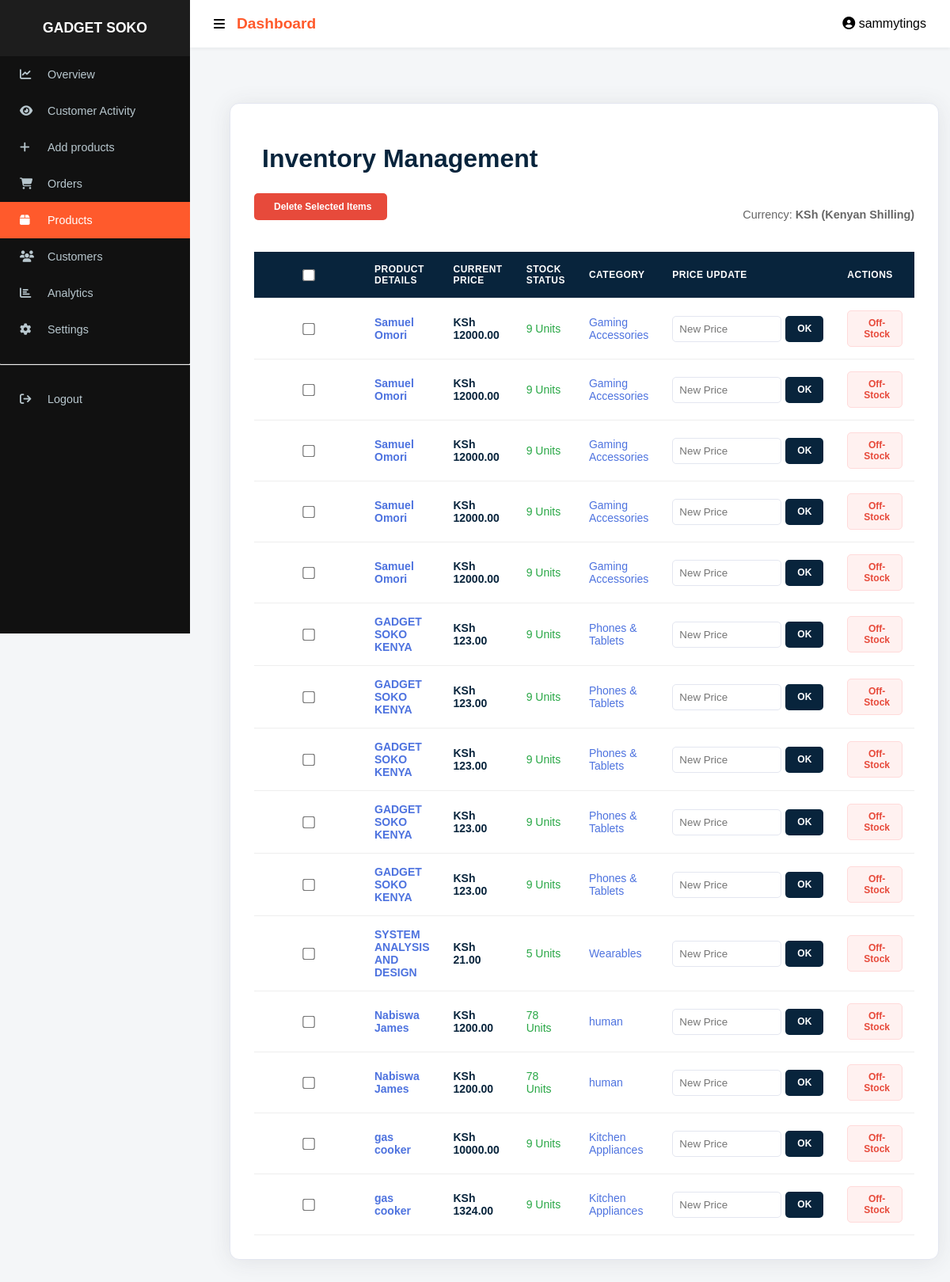
/manage_products/ (signed in), run on the app's committed database.
### app/models.py (models this page shows, shortened)
class Product(models.Model):
    name = models.CharField(max_length=255)
    price = models.DecimalField(max_digits=10, decimal_places=2)
    discount = models.DecimalField(max_digits=5, decimal_places=2, default=0)  # percentage
    shipping_fee = models.DecimalField(max_digits=10, decimal_places=2, default=0.00)
    stock = models.PositiveIntegerField()
    category = models.ForeignKey('Category', on_delete=models.CASCADE, related_name="products")
    brand = models.ForeignKey('Brand', on_delete=models.CASCADE, related_name='products', null=True, blank=True)
    image = models.ImageField(upload_to='products/', null=True, blank=True)
    short_description = models.TextField(max_length=300, blank=True, null=True)
    specifications = models.TextField(blank=True, null=True)
    discount_duration_hours = models.PositiveIntegerField(default=0)
    discount_start_time = models.DateTimeField(null=True, blank=True)
    views = models.PositiveIntegerField(default=0)

class Category(models.Model):
    name = models.CharField(max_length=100, unique=True)
    class Meta:
        verbose_name_plural = "Categories"

### app/views.py (the view)
# urls.py: path('manage_products/', views.manage_products, name='manage_products'),
@staff_member_required
def manage_products(request):
    products = Product.objects.all().order_by('-id')
    return render(request, 'manage_products.html', {'products': products})

### app/context_processors.py (called while the page is built)
def cart_count(request):
    count = 0
    if request.user.is_authenticated:
        result = CartItem.objects.filter(user=request.user).aggregate(
            total=Sum('quantity')
        )
        count = result['total'] or 0
    return {'cart_count': count}

### app/templates/manage_products.html (shortened to what this page needs)
{% extends "baseadmin.html" %}
{% load static %}
{% block content %}
<link rel="stylesheet" href="{% static 'css/manage_products.css' %}">
<div class="container">
    <h1> Inventory Management</h1>
    <form method="POST" action="{% url 'bulk_delete_products' %}" id="bulkDeleteForm">
        <div style="display: flex; justify-content: space-between; align-items: center;">
            <button type="submit" class="btn btn-bulk-delete" onclick="return confirm('Are you sure you want to delete selected products? This cannot be undone.')">
                 Delete Selected Items
            </button>
            <p style="color: #666; font-size: 0.9rem;">Currency: <strong>KSh (Kenyan Shilling)</strong></p>
        </div>
        <div class="table-responsive">
            <table>
                <thead>
                    <tr>
                        <th class="check-col"><input type="checkbox" id="selectAll"></th>
                        <th>Product Details</th>
                        <th>Current Price</th>
                        <th>Stock Status</th>
                        <th>Category</th>
                        <th>Price Update</th>
                        <th>Actions</th>
                    </tr>
                </thead>
                <tbody>
                    {% for product in products %}
                    <tr>
                        <td class="check-col">
                            <input type="checkbox" name="product_ids" value="{{ product.id }}" class="product-checkbox">
                        </td>
                        <td>
                            <strong>{{ product.name }}</strong>
                        </td>
                        <td style="font-weight: 800; color: var(--gs-navy);">
                            KSh {{ product.price|floatformat:2 }}
                        </td>
                        <td>
                            {% if product.stock > 0 %}
                                <span style="color: #28a745;"> {{ product.stock }} Units</span>
                            {% else %}
                                <span class="out">OUT OF STOCK</span>
                            {% endif %}
                        </td>
                        <td>{{ product.category.name }}</td>
                        <td>
                            <div style="display: flex;">
                                <input type="number" step="0.01" name="price_{{ product.id }}" placeholder="New Price">
                                <button type="button" class="btn btn-update" onclick="updateSinglePrice('{{ product.id }}')">
                                    OK
                                </button>
                            </div>
                        </td>
                        <td>
                            <button type="button" class="btn btn-danger" onclick="location.href='{% url 'mark_out_of_stock' product.id %}'">
                                 Off-Stock
                            </button>
                        </td>
                    </tr>
                    {% empty %}
                    <tr>
                        <td colspan="7" style="text-align: center; padding: 40px; color: #888;">
                            No products found in the warehouse.
                        </td>
                    </tr>
                    {% endfor %}
                </tbody>
            </table>
        </div>
    </form>
</div>
{% endblock %}

### app/templates/baseadmin.html (shortened to what this page needs)
{% load static %}
<!DOCTYPE html>
<html lang="en">
<head>
    <link rel="stylesheet" href="https://cdnjs.cloudflare.com/ajax/libs/font-awesome/6.5.0/css/all.min.css">
</head>
<body>
{% with request.resolver_match.url_name as url_name %}
<div class="sidebar">
    <h3>GADGET SOKO</h3>
    <a href="{% url 'dashboard' %}" class="{% if url_name == 'dashboard' %}active{% endif %}">
        <i class="fa fa-chart-line"></i><span>Overview</span>
    </a>
    <a href="{% url 'activity' %}" class="{% if url_name == 'activity' %}active{% endif %}">
        <i class="fa fa-eye"></i><span>Customer Activity</span>
    </a>
    <a href="{% url 'add_product' %}" class="{% if url_name == 'add_product' %}active{% endif %}">
        <i class="fa fa-add"></i><span>Add products</span>
    </a>
    <a href="{% url 'manage_orders' %}" class="{% if url_name == 'manage_orders' %}active{% endif %}">
        <i class="fa fa-shopping-cart"></i><span>Orders</span>
    </a>
    <a href="{% url 'manage_products' %}" class="{% if url_name == 'manage_products' %}active{% endif %}">
        <i class="fa fa-box"></i><span>Products</span>
    </a>
    <a href="{% url 'customers' %}" class="{% if url_name == 'customers' %}active{% endif %}">
        <i class="fa fa-users"></i><span>Customers</span>
    </a>
    <a href="{% url 'analytics' %}" class="{% if url_name == 'analytics' %}active{% endif %}">
        <i class="fa fa-chart-bar"></i><span>Analytics</span>
    </a>
    <a href="{% url 'settings' %}" class="{% if url_name == 'settings' %}active{% endif %}">
        <i class="fa fa-cog"></i><span>Settings</span>
    </a>
    <hr style="border-top:1px solid #333; margin:20px 0;">
    <a href="{% url 'logout' %}">
        <i class="fa fa-sign-out"></i><span>Logout</span>
    </a>
</div>
{% endwith %}
<div class="navbar">
    <div style="display:flex; align-items:center; gap:15px;">
        <i class="fa fa-bars" id="menuToggle" style="cursor:pointer;"></i>
        <h2>{% block header %}Dashboard{% endblock %}</h2>
    </div>
    <div>
        <i class="fa fa-user-circle"></i> {{ request.user.username|default:"Admin User" }}
    </div>
</div>
<div class="main">
    {% block content %}{% endblock %}
</div>
</body>
</html>

### app/static/css/manage_products.css (style rules this page uses)
body { font-family: Arial, sans-serif; background-color: #f4f6f8; margin: 0; padding: 20px; }
.container { max-width: 1100px; margin: auto; background: #fff; padding: 20px; border-radius: 10px; box-shadow: 0 2px 8px rgba(0,0,0,0.1); }
h1 { text-align: center; margin-bottom: 20px; }
table { width: 100%; border-collapse: collapse; }
thead { background: #333; color: #fff; }
th, td { padding: 12px; text-align: left; border-bottom: 1px solid #ddd; }
input { padding: 6px; width: 100px; }
.btn { padding: 6px 10px; border: none; background: #28a745; color: white; cursor: pointer; border-radius: 4px; }

### app/templates/baseadmin.html (style rules this page uses)
:root { --primary-color: #ff5a2c; --sidebar-bg: #111; --body-bg: #f4f6f9; --header-height: 60px; --sidebar-width: 240px; }
body { margin:0; font-family:'Segoe UI', Tahoma, Geneva, Verdana, sans-serif; background:var(--body-bg); display:flex; }
.navbar { background:white; height: var(--header-height); padding:0 30px; display:flex; justify-content:space-between; align-items:center; position:fixed; top:0; right:0; left: var(--sidebar-width); z-index:1000; box-shadow:0 2px 4px rgba(0,0,0,0.05); transition:left 0.3s ease; }
.navbar h2 { margin:0; font-size:1.2rem; color:var(--primary-color); }
.sidebar { width: var(--sidebar-width); height: 100vh; background: var(--sidebar-bg); position: fixed; top:0; left:0; color:white; z-index:1001; overflow-y:auto; transition:width 0.3s ease; }
.sidebar h3 { text-align:center; padding:25px 0; background: rgba(255,255,255,0.05); margin:0; font-size:1.1rem; }
.sidebar a { display:flex; align-items:center; padding:15px 25px; color:#b8c7ce; text-decoration:none; transition:0.3s; font-size:0.9rem; }
.sidebar a i { width:25px; margin-right:10px; }
.sidebar a span { transition:opacity 0.2s; }
.sidebar a:hover, .sidebar a.active { background:var(--primary-color); color:white; }
.main { margin-left: var(--sidebar-width); margin-top: var(--header-height); padding:30px; width:100%; transition:margin-left 0.3s ease; }
table { width:100%; border-collapse:collapse; }
table th, table td { padding:15px; border-bottom:1px solid #eee; }

### app/templates/manage_products.html (style rules this page uses)
:root { --gs-orange: #ee4d2d; --gs-navy: #08243c; --gs-white: #ffffff; --gs-gray: #f8f9fa; --gs-border: #e3e6f0; --spring: cubic-bezier(0.175, 0.885, 0.32, 1.275); }
.container { max-width: 1200px; margin: 20px auto; background: var(--gs-white); padding: 30px; border-radius: 12px; box-shadow: 0 0.15rem 1.75rem 0 rgba(58, 59, 69, 0.1); border: 1px solid var(--gs-border); }
h1 { color: var(--gs-navy); font-weight: 800; margin-bottom: 25px; display: flex; align-items: center; gap: 10px; }
.table-responsive { overflow-x: auto; }
table { width: 100%; border-collapse: collapse; margin-top: 20px; }
thead { background: var(--gs-navy); color: var(--gs-white); }
th { padding: 15px; text-align: left; font-size: 12px; text-transform: uppercase; letter-spacing: 0.5px; }
td { padding: 15px; border-bottom: 1px solid var(--gs-border); vertical-align: middle; font-size: 14px; color: #4e73df; }
input[type="number"] { padding: 8px; border: 1px solid var(--gs-border); border-radius: 5px; width: 120px; margin-right: 5px; }
.btn { padding: 8px 15px; border: none; border-radius: 5px; font-weight: 700; cursor: pointer; transition: all 0.3s var(--spring); font-size: 12px; display: inline-flex; align-items: center; gap: 5px; }
.btn-update { background: var(--gs-navy); color: white; }
.btn-danger { background: #fff1f0; color: #e74a3b; border: 1px solid #ffdada; }
.btn-bulk-delete { background: #e74a3b; color: white; margin-bottom: 20px; padding: 10px 20px; }
.check-col { width: 40px; text-align: center; }
input[type="checkbox"] { transform: scale(1.2); accent-color: var(--gs-orange); }

### data on the page
Product: name "Samuel Omori", price "12000.00", stock "9", category.name "Gaming Accessories"
Product: name "Samuel Omori", price "12000.00", stock "9", category.name "Gaming Accessories"
Product: name "Samuel Omori", price "12000.00", stock "9", category.name "Gaming Accessories"
Product: name "Samuel Omori", price "12000.00", stock "9", category.name "Gaming Accessories"
Product: name "Samuel Omori", price "12000.00", stock "9", category.name "Gaming Accessories"
Product: name "GADGET SOKO KENYA", price "123.00", stock "9", category.name "Phones & Tablets"
Product: name "GADGET SOKO KENYA", price "123.00", stock "9", category.name "Phones & Tablets"
Product: name "GADGET SOKO KENYA", price "123.00", stock "9", category.name "Phones & Tablets"
Product: name "GADGET SOKO KENYA", price "123.00", stock "9", category.name "Phones & Tablets"
Product: name "GADGET SOKO KENYA", price "123.00", stock "9", category.name "Phones & Tablets"
Product: name "SYSTEM ANALYSIS AND DESIGN", price "21.00", stock "5", category.name "Wearables"
Product: name "Nabiswa James", price "1200.00", stock "78", category.name "human"
Product: name "Nabiswa James", price "1200.00", stock "78", category.name "human"
Product: name "gas cooker", price "10000.00", stock "9", category.name "Kitchen Appliances"
Product: name "gas cooker", price "1324.00", stock "9", category.name "Kitchen Appliances"

### other printed values
{{ request.user.username|default:"Admin User" }} "sammytings"
